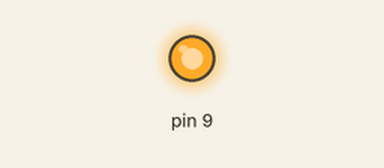
Bench run of a sketch on a simulated Arduino Uno, built with avr-gcc and run on an emulated ATmega328P. Parts: output pins drawn as LEDs (lit = HIGH).

Above: at 2.2 s.
At 6.7 s:
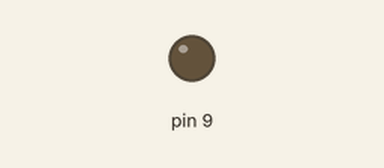
Timing chart, 0 to 11.7 s (numbered marks = the images above):
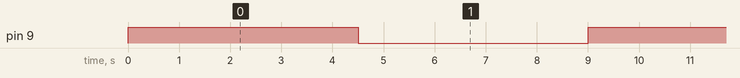

Measured:
- by itself, pin 9: alternates HIGH for 4.5 s and LOW for 4.5 s

The sketch:

XITKJ1_008.ino
```cpp
void setup() {
	//put your setup code here, to run once:
	pinMode(9, OUTPUT);
}
void loop() {
	//put your setup code here, to run repeatedly:
	digitalWrite(9, HIGH);//Pada pin 9, LED menyala
	delay(4500);
	digitalWrite(9, LOW);//Pada pin 9, LED mati
	delay(4500);//Tunda 4,5 sec pada saat mati
}
```
